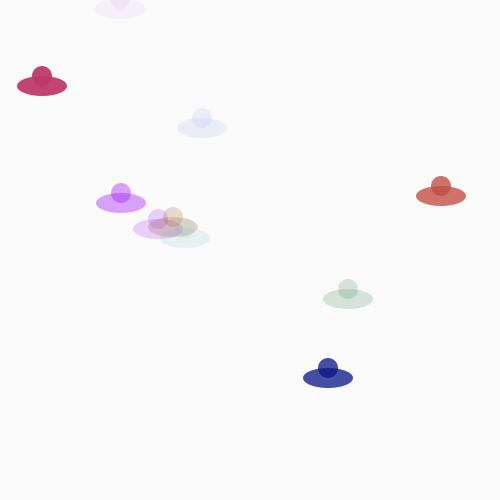
Frame 1 (no input)
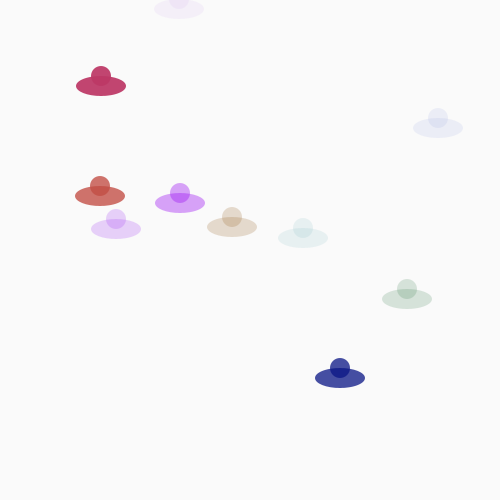
Frame 60 (the mouse pressed at the canvas centre just before this capture)
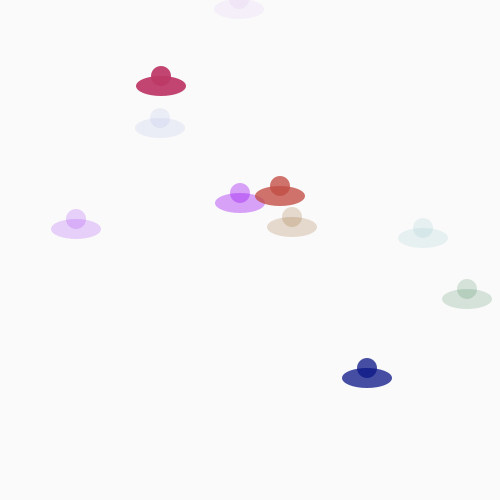
Frame 120 (the mouse held since frame 60 and released just before this capture)

The Processing sketch that drew these frames (run headless with seeded random() and noise(); from frame 60 on, the mouse is pressed at the canvas centre):

// Processing sketch: classes02
// ── classes02.pde
//Sketch 1: Class and array of class objects
//inspired from Cars example by Brad Borevitz

int num = 10; // number of ships
Ship[] ships; // array of Ships

void setup() {
  size(500, 500);
  smooth();
  
  //initialize array
  ships = new Ship[num]; 
  
  //array contains Ship objects
  for (int i =0; i<num; i++) {
    ships[i] = new Ship();
  }
}
 
void draw() {
  background(250);
  // draw and move the ships
  for (int i =0; i<num; i++) {
    ships[i].drawShip();
    ships[i].moveShip();
    
  }
}
 
class Ship {
  // fields
  color col;
  int x; 
  int y;
  int speed;
 
  //constructor
  Ship () {
    // assign random values to all fields
    col = color(random(256), random(256), random(256), random(256));
    speed = int(random(1, 10));
    
    
    x = int(random(width));
    y = int(random(height));
  }
 
  // methods
  void drawShip() { // draw spaceship
    
    noStroke();
    fill(col);
    
    ellipse(x, y, 50, 20);
    ellipse(x, y-10,20,20);
    
    
  }
 
  void moveShip() { //move spaceship
    
    // increase value of x based on speed
    x+= speed;
    // check boundary conditions and reset values
    if (x>width && speed>0) {
      x = -20;
      x+= speed;
    }
    
    
  }
  
}
